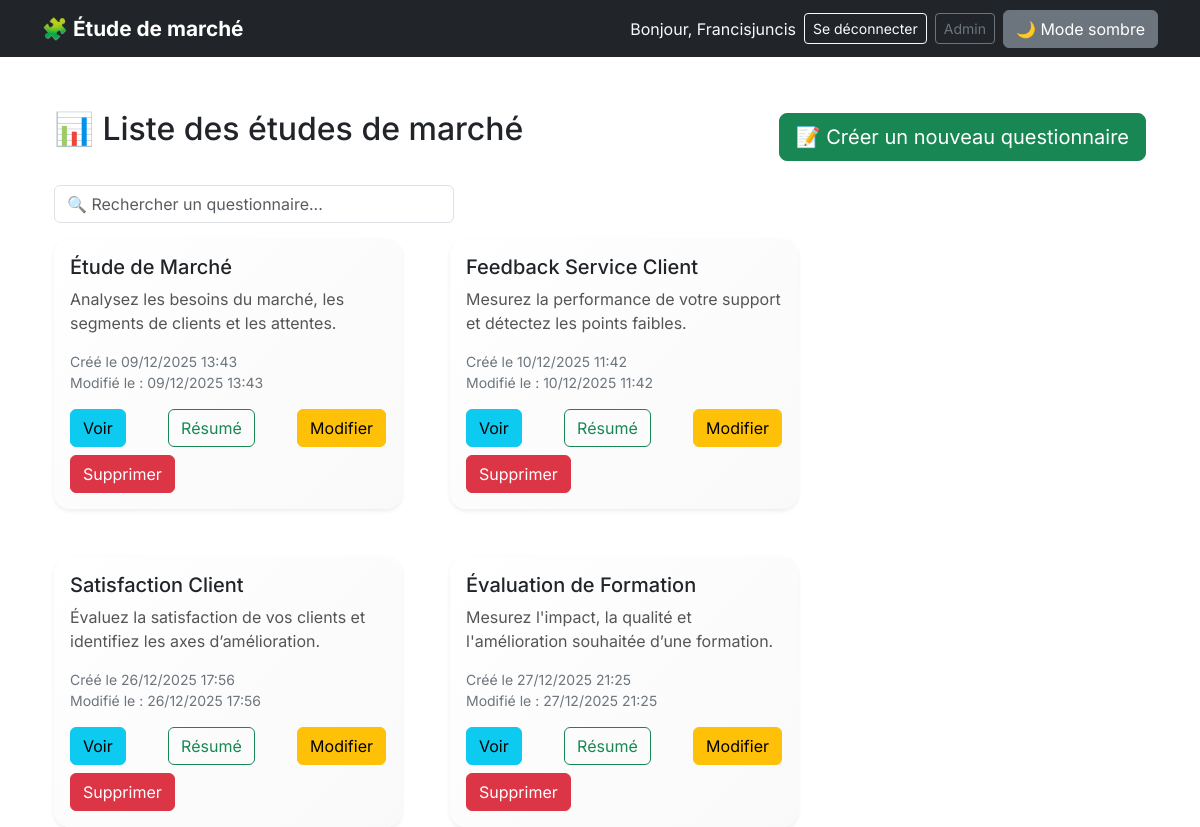
Screenshot of / (signed in) with the database file from the repository.
### survey/models.py (models this page shows, shortened)
class Survey(models.Model):
    title = models.CharField(max_length=200)
    description = models.TextField(blank=True, null=True)
    image = models.ImageField(
        upload_to="survey_images/",
        null=True,
        blank=True
    )
    owner = models.ForeignKey(
    User,
    related_name='surveys',
    on_delete=models.CASCADE
    )
    created_at = models.DateTimeField(auto_now_add=True)
    updated_at = models.DateTimeField(auto_now=True)

### survey/views.py (the view)
# urls.py: path("", views.survey_list, name="survey_list"),
@login_required
def survey_list(request):
    user = request.user
    if user.is_staff or user.is_superuser:
        surveys = Survey.objects.all()
    else:
        surveys = Survey.objects.filter(owner=user)
    return render(request, 'survey/survey_list.html', {'surveys': surveys})

### survey/templates/survey/survey_list.html (shortened to what this page needs)
{% extends "survey/base.html" %}
{% block content %}
<link rel="stylesheet" href="https://cdn.jsdelivr.net/npm/aos@2.3.4/dist/aos.css"/>
<div class="container mt-5">
    <div class="d-flex justify-content-between align-items-center mb-4 flex-wrap">
        <h2>📊 Liste des études de marché</h2>
        <a href="{% url 'survey_create' %}" class="btn btn-success btn-lg mt-2">📝 Créer un nouveau questionnaire</a>
    </div>
    <input type="text" id="search-surveys" placeholder="🔍 Rechercher un questionnaire..." class="form-control">
    {% if surveys %}
        <div class="row g-4" id="survey-cards">
            {% for survey in surveys %}
                <div class="col-md-6 col-lg-4" data-aos="fade-up">
                    <div class="card h-100 shadow-sm border-0">
                        <div class="card-body d-flex flex-column">
                            <h5 class="card-title">{{ survey.title }}</h5>
                            <p class="card-text survey-description mb-3">{{ survey.description|truncatechars:100 }}</p>
                            <p class="text-secondary small mb-3">
                                Créé le {{ survey.created_at|date:"d/m/Y H:i" }}<br>
                                {% if survey.updated_at > survey.created_at %}
                                Modifié le : {{ survey.updated_at|date:"d/m/Y H:i" }}
                                {% endif %}
                            </p>
                            <div class="mt-auto d-flex justify-content-between flex-wrap gap-2">
                                <a href="{% url 'survey_detail' survey.id %}" class="btn btn-info btn-see">Voir</a>
                                <a href="{% url 'survey_summary' survey.id %}" class="btn btn-outline-success">Résumé</a>
                                <a href="{% url 'survey_edit' survey.id %}" class="btn btn-warning btn-edit">Modifier</a>
                                <a href="{% url 'survey_delete' survey.id %}" class="btn btn-danger btn-delete">Supprimer</a>
                            </div>
                        </div>
                    </div>
                </div>
            {% endfor %}
        </div>
    {% else %}
        <div class="text-center mt-5">
            <h4>Aucune étude de marché disponible pour le moment 😔</h4>
            <p>Commencez par créer votre premier questionnaire !</p>
            <a href="{% url 'survey_create' %}" class="btn btn-success btn-lg">📝 Créer un questionnaire</a>
        </div>
    {% endif %}
</div>
{% endblock %}

### survey/templates/survey/base.html (shortened to what this page needs)
<!DOCTYPE html>
<html lang="fr">
<head>
    <link href="https://cdn.jsdelivr.net/npm/bootstrap@5.3.2/dist/css/bootstrap.min.css" rel="stylesheet">
</head>
<body>
<nav class="navbar navbar-expand-lg navbar-dark bg-dark">
  <div class="container">
    <a class="navbar-brand" href="{% url 'survey_list' %}">🧩 Étude de marché</a>
    <div class="d-flex align-items-center">
      {% if user.is_authenticated %}
        <span class="me-2 text-light">Bonjour, {{ user.username }}</span>
        <a href="{% url 'logout' %}" class="btn btn-outline-light btn-sm me-2">Se déconnecter</a>
        {% if user.is_staff %}
          <a href="{% url 'admin:index' %}" class="btn btn-outline-secondary btn-sm">Admin</a>
        {% endif %}
      {% else %}
        <a href="{% url 'login' %}" class="btn btn-outline-light btn-sm">Se connecter</a>
      {% endif %}
      <button id="toggle-dark" class="btn btn-secondary ms-2">Mode sombre</button>
    </div>
  </div>
</nav>
<div class="container mt-4">
    {% block content %}{% endblock %}
</div>
</body>
</html>

### survey/templates/survey/base.html (style rules this page uses)
body { font-family: 'Inter', sans-serif; transition: background-color 0.3s, color 0.3s; }
.navbar-brand { font-weight: bold; font-size: 1.3rem; }
.card { border-radius: 1rem; transition: transform 0.3s ease, box-shadow 0.3s ease; background: #ffffff; box-shadow: 0 5px 15px rgba(0,0,0,0.05); }
.btn-see, .btn-edit, .btn-delete, .btn-outline-success { transition: all 0.2s ease; }

### survey/templates/survey/survey_list.html (style rules this page uses)
body { font-family: 'Inter', sans-serif; }
.card { border-radius: 1rem; transition: transform 0.3s ease, box-shadow 0.3s ease; background: linear-gradient(135deg, #ffffff 0%, #f9f9f9 100%); box-shadow: 0 5px 15px rgba(0,0,0,0.05); }
#search-surveys { max-width: 400px; margin-bottom: 1rem; }
.survey-description { color: #555; }
.row.g-4 { gap: 1.5rem; }

### rows the page displays
Survey: title "Étude de Marché", description "Analysez les besoins du marché, les segments de clients et les attentes.", created_at "09/12/2025 13:43", updated_at "09/12/2025 13:43"
Survey: title "Feedback Service Client", description "Mesurez la performance de votre support et détectez les points faibles.", created_at "10/12/2025 11:42", updated_at "10/12/2025 11:42"
Survey: title "Satisfaction Client", description "Évaluez la satisfaction de vos clients et identifiez les axes d’amélioration.", created_at "26/12/2025 17:56", updated_at "26/12/2025 17:56"
Survey: title "Évaluation de Formation", description "Mesurez l'impact, la qualité et l'amélioration souhaitée d’une formation.", created_at "27/12/2025 21:25", updated_at "27/12/2025 21:25"

### other values shown
{{ user.username }} "Francisjuncis"
